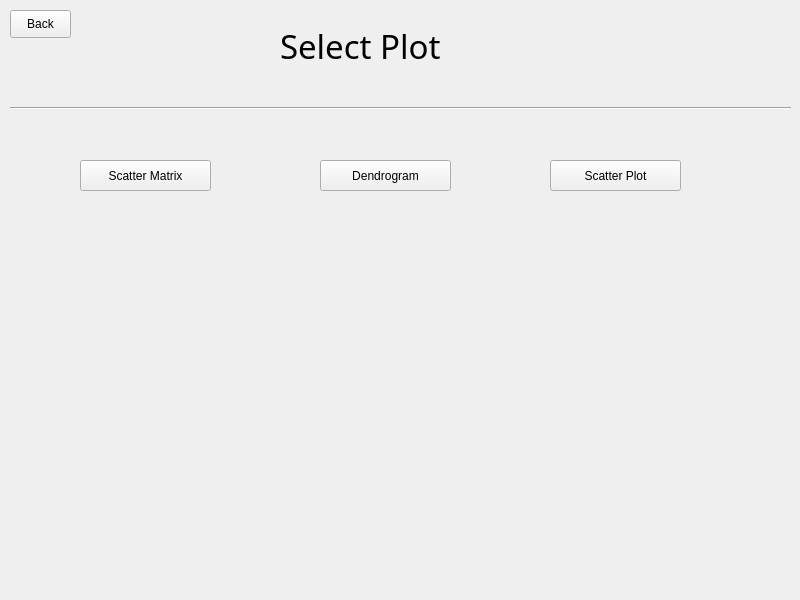
<?xml version="1.0" encoding="UTF-8"?>
<ui version="4.0">
 <class>MainWindow</class>
 <widget class="QMainWindow" name="MainWindow">
  <property name="geometry">
   <rect>
    <x>0</x>
    <y>0</y>
    <width>800</width>
    <height>600</height>
   </rect>
  </property>
  <property name="windowTitle">
   <string>MainWindow</string>
  </property>
  <widget class="QWidget" name="centralwidget">
   <widget class="QLabel" name="label">
    <property name="geometry">
     <rect>
      <x>280</x>
      <y>10</y>
      <width>221</width>
      <height>71</height>
     </rect>
    </property>
    <property name="font">
     <font>
      <family>Book Antiqua</family>
      <pointsize>25</pointsize>
     </font>
    </property>
    <property name="text">
     <string>Select Plot</string>
    </property>
   </widget>
   <widget class="QPushButton" name="scatter_matrix">
    <property name="geometry">
     <rect>
      <x>80</x>
      <y>160</y>
      <width>131</width>
      <height>31</height>
     </rect>
    </property>
    <property name="text">
     <string>Scatter Matrix</string>
    </property>
   </widget>
   <widget class="QPushButton" name="dindrogram">
    <property name="geometry">
     <rect>
      <x>320</x>
      <y>160</y>
      <width>131</width>
      <height>31</height>
     </rect>
    </property>
    <property name="text">
     <string>Dendrogram</string>
    </property>
   </widget>
   <widget class="QPushButton" name="scatter_plot">
    <property name="geometry">
     <rect>
      <x>550</x>
      <y>160</y>
      <width>131</width>
      <height>31</height>
     </rect>
    </property>
    <property name="text">
     <string>Scatter Plot</string>
    </property>
   </widget>
   <widget class="Line" name="line">
    <property name="geometry">
     <rect>
      <x>10</x>
      <y>100</y>
      <width>781</width>
      <height>16</height>
     </rect>
    </property>
    <property name="orientation">
     <enum>Qt::Horizontal</enum>
    </property>
   </widget>
   <widget class="QPushButton" name="back">
    <property name="geometry">
     <rect>
      <x>10</x>
      <y>10</y>
      <width>61</width>
      <height>28</height>
     </rect>
    </property>
    <property name="text">
     <string>Back</string>
    </property>
   </widget>
  </widget>
 </widget>
 <resources/>
 <connections/>
</ui>
